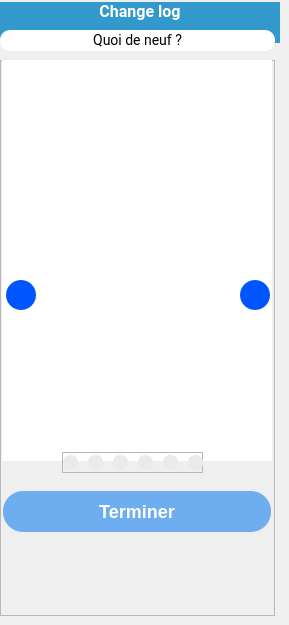
   <widget class="QWidget" name="page_3">
    <widget class="QLabel" name="cgu_2">
     <property name="geometry">
      <rect>
       <x>0</x>
       <y>2</y>
       <width>280</width>
       <height>41</height>
      </rect>
     </property>
     <property name="styleSheet">
      <string notr="true">background-color: rgb(51, 153, 204);
color: rgb(255, 255, 255);font-size:16px; font-weight:bold; font-family:Roboto ;</string>
     </property>
     <property name="text">
      <string>Change log</string>
     </property>
     <property name="alignment">
      <set>Qt::AlignHCenter|Qt::AlignTop</set>
     </property>
    </widget>
    <widget class="QLabel" name="read_carefuly_2">
     <property name="geometry">
      <rect>
       <x>0</x>
       <y>30</y>
       <width>275</width>
       <height>21</height>
      </rect>
     </property>
     <property name="styleSheet">
      <string notr="true">color: rgb(0, 0, 0);
background-color: rgb(255, 255, 255);font-size:14px; font-family:Roboto ;
border-radius:10px;</string>
     </property>
     <property name="text">
      <string>Quoi de neuf ?</string>
     </property>
     <property name="alignment">
      <set>Qt::AlignCenter</set>
     </property>
    </widget>
    <widget class="QFrame" name="whatnews_frame">
     <property name="geometry">
      <rect>
       <x>0</x>
       <y>60</y>
       <width>275</width>
       <height>556</height>
      </rect>
     </property>
     <property name="styleSheet">
      <string notr="true"/>
     </property>
     <property name="frameShape">
      <enum>QFrame::StyledPanel</enum>
     </property>
     <property name="frameShadow">
      <enum>QFrame::Raised</enum>
     </property>
     <widget class="QStackedWidget" name="what_isnew">
      <property name="geometry">
       <rect>
        <x>2</x>
        <y>0</y>
        <width>270</width>
        <height>401</height>
       </rect>
      </property>
      <property name="styleSheet">
       <string notr="true">background-color: #FFFFFF;</string>
      </property>
      <property name="currentIndex">
       <number>2</number>
      </property>
      <widget class="QWidget" name="w0">
       <property name="styleSheet">
        <string notr="true">image: url(:/features/Features/0.png);</string>
       </property>
      </widget>
      <widget class="QWidget" name="w1">
       <property name="styleSheet">
        <string notr="true">image: url(:/features/Features/1.png);</string>
       </property>
      </widget>
      <widget class="QWidget" name="w2">
       <property name="styleSheet">
        <string notr="true">image: url(:/features/Features/2.png);</string>
       </property>
      </widget>
      <widget class="QWidget" name="w3">
       <property name="styleSheet">
        <string notr="true">image: url(:/features/Features/3.png);</string>
       </property>
      </widget>
      <widget class="QWidget" name="w4">
       <property name="styleSheet">
        <string notr="true">image: url(:/features/Features/4.png);</string>
       </property>
      </widget>
      <widget class="QWidget" name="w5">
       <property name="styleSheet">
        <string notr="true">image: url(:/features/Features/5.png);</string>
       </property>
      </widget>
     </widget>
     <widget class="QPushButton" name="next_feature">
      <property name="geometry">
       <rect>
        <x>240</x>
        <y>220</y>
        <width>30</width>
        <height>30</height>
       </rect>
      </property>
      <property name="styleSheet">
       <string notr="true">QPushButton{
	border-radius:15px;
	background-color:#0055FF;
	background-image: url(:/cils/cils/cil-chevron-circle-right-alt.png);
	background-position:center;
	background-repeat:no-repeat;
}</string>
      </property>
      <property name="text">
       <string/>
      </property>
     </widget>
     <widget class="QPushButton" name="prev_feature">
      <property name="geometry">
       <rect>
        <x>6</x>
        <y>220</y>
        <width>30</width>
        <height>30</height>
       </rect>
      </property>
      <property name="styleSheet">
       <string notr="true">QPushButton{
	border-radius:15px;
	background-color:#0055FF;
	background-image: url(:/cils/cils/cil-chevron-circle-left-alt.png);
	background-position:center;
	background-repeat:no-repeat;
}</string>
      </property>
      <property name="text">
       <string/>
      </property>
     </widget>
     <widget class="QFrame" name="current_feature">
      <property name="geometry">
       <rect>
        <x>62</x>
        <y>392</y>
        <width>141</width>
        <height>21</height>
       </rect>
      </property>
      <property name="styleSheet">
       <string notr="true">background:none;
outline:none;</string>
      </property>
      <property name="frameShape">
       <enum>QFrame::StyledPanel</enum>
      </property>
      <property name="frameShadow">
       <enum>QFrame::Raised</enum>
      </property>
      <layout class="QHBoxLayout" name="horizontalLayout">
       <property name="spacing">
        <number>10</number>
       </property>
       <property name="leftMargin">
        <number>0</number>
       </property>
       <property name="topMargin">
        <number>0</number>
       </property>
       <property name="rightMargin">
        <number>0</number>
       </property>
       <property name="bottomMargin">
        <number>0</number>
       </property>
       <item>
        <widget class="QPushButton" name="feature_0">
         <property name="minimumSize">
          <size>
           <width>15</width>
           <height>15</height>
          </size>
         </property>
         <property name="maximumSize">
          <size>
           <width>15</width>
           <height>15</height>
          </size>
         </property>
         <property name="styleSheet">
          <string notr="true">QPushButton{
	background-color:#EAEAEA;
	border-radius:7px;
}

QPushButton:hover{
	background-color:#3385CC;
}</string>
         </property>
         <property name="text">
          <string/>
         </property>
        </widget>
       </item>
       <item>
        <widget class="QPushButton" name="feature_1">
         <property name="minimumSize">
          <size>
           <width>15</width>
           <height>15</height>
          </size>
         </property>
         <property name="maximumSize">
          <size>
           <width>15</width>
           <height>15</height>
          </size>
         </property>
         <property name="styleSheet">
          <string notr="true">QPushButton{
	background-color:#EAEAEA;
	border-radius:7px;
}

QPushButton:hover{
	background-color:#3385CC;
}</string>
         </property>
         <property name="text">
          <string/>
         </property>
        </widget>
       </item>
       <item>
        <widget class="QPushButton" name="feature_2">
         <property name="minimumSize">
          <size>
           <width>15</width>
           <height>15</height>
          </size>
         </property>
         <property name="maximumSize">
          <size>
           <width>15</width>
           <height>15</height>
          </size>
         </property>
         <property name="styleSheet">
          <string notr="true">QPushButton{
	background-color:#EAEAEA;
	border-radius:7px;
}

QPushButton:hover{
	background-color:#3385CC;
}</string>
         </property>
         <property name="text">
          <string/>
         </property>
        </widget>
       </item>
       <item>
        <widget class="QPushButton" name="feature_3">
         <property name="minimumSize">
          <size>
           <width>15</width>
           <height>15</height>
          </size>
         </property>
         <property name="maximumSize">
          <size>
           <width>15</width>
           <height>15</height>
          </size>
         </property>
         <property name="styleSheet">
          <string notr="true">QPushButton{
	background-color:#EAEAEA;
	border-radius:7px;
}

QPushButton:hover{
	background-color:#3385CC;
}</string>
         </property>
         <property name="text">
          <string/>
         </property>
        </widget>
       </item>
       <item>
        <widget class="QPushButton" name="feature_4">
         <property name="minimumSize">
          <size>
           <width>15</width>
           <height>15</height>
          </size>
         </property>
         <property name="maximumSize">
          <size>
           <width>15</width>
           <height>15</height>
          </size>
         </property>
         <property name="styleSheet">
          <string notr="true">QPushButton{
	background-color:#EAEAEA;
	border-radius:7px;
}

QPushButton:hover{
	background-color:#3385CC;
}</string>
         </property>
         <property name="text">
          <string/>
         </property>
        </widget>
       </item>
       <item>
        <widget class="QPushButton" name="feature_5">
         <property name="minimumSize">
          <size>
           <width>15</width>
           <height>15</height>
          </size>
         </property>
         <property name="maximumSize">
          <size>
           <width>15</width>
           <height>15</height>
          </size>
         </property>
         <property name="styleSheet">
          <string notr="true">QPushButton{
	background-color:#EAEAEA;
	border-radius:7px;
}

QPushButton:hover{
	background-color:#3385CC;
}</string>
         </property>
         <property name="text">
          <string/>
         </property>
        </widget>
       </item>
      </layout>
     </widget>
     <widget class="QPushButton" name="terminate">
      <property name="geometry">
       <rect>
        <x>3</x>
        <y>431</y>
        <width>268</width>
        <height>41</height>
       </rect>
      </property>
      <property name="styleSheet">
       <string notr="true">QPushButton{
	border:none; 
	border-radius:20px; 
	font-size:18px; 
	font-weight:bold;
	padding-left:15px;
	padding-right:15px; 
	background-color:rgba(57, 146, 240, 180);
	color:#FFFFFF;
}

QPushButton:hover{
	border:2px solid rgba(57, 146, 240, 250); 
	font-weight:0;
	background-color:#FFFFFF;
	color:rgba(57, 146, 240, 250);
}</string>
      </property>
      <property name="text">
       <string>Terminer</string>
      </property>
     </widget>
    </widget>
   </widget>
